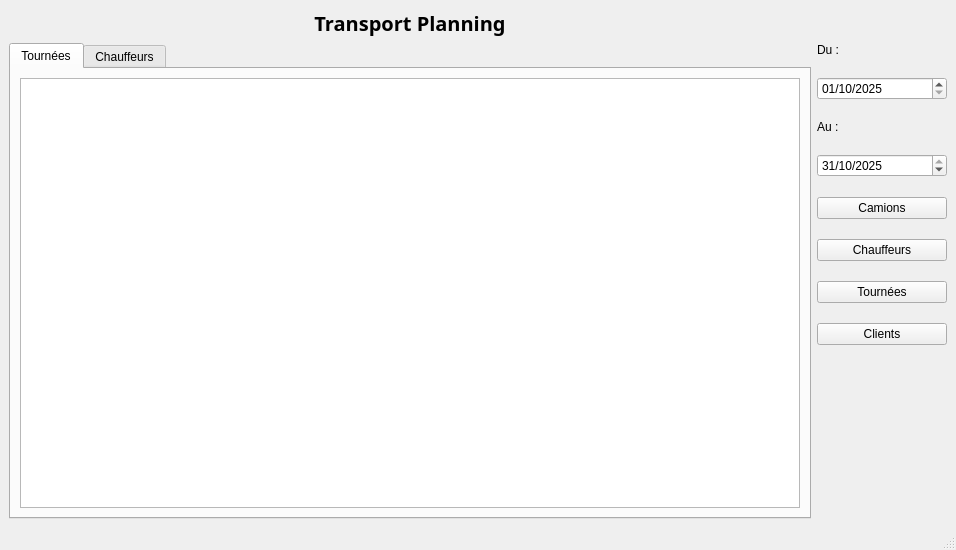
<?xml version="1.0" encoding="UTF-8"?>
<ui version="4.0">
 <class>MainWindow</class>
 <widget class="QMainWindow" name="MainWindow">
  <property name="geometry">
   <rect>
    <x>0</x>
    <y>0</y>
    <width>956</width>
    <height>550</height>
   </rect>
  </property>
  <property name="windowTitle">
   <string>Transport Planning</string>
  </property>
  <widget class="QWidget" name="centralwidget">
   <layout class="QGridLayout" name="gridLayout">
    <item row="1" column="0">
     <widget class="QTabWidget" name="tabWidget">
      <property name="currentIndex">
       <number>0</number>
      </property>
      <widget class="QWidget" name="tourneeTab">
       <attribute name="title">
        <string>Tournées</string>
       </attribute>
       <layout class="QVBoxLayout" name="verticalLayout_2">
        <item>
         <widget class="QTableWidget" name="tourneeTable"/>
        </item>
       </layout>
      </widget>
      <widget class="QWidget" name="chauffeurTab">
       <attribute name="title">
        <string>Chauffeurs</string>
       </attribute>
       <layout class="QVBoxLayout" name="verticalLayout_3">
        <item>
         <widget class="QTableWidget" name="chauffeurTable"/>
        </item>
       </layout>
      </widget>
     </widget>
    </item>
    <item row="0" column="0">
     <widget class="QLabel" name="titleLabel">
      <property name="font">
       <font>
        <family>Sans Serif</family>
        <pointsize>15</pointsize>
        <weight>75</weight>
        <bold>true</bold>
       </font>
      </property>
      <property name="text">
       <string>Transport Planning</string>
      </property>
      <property name="alignment">
       <set>Qt::AlignCenter</set>
      </property>
     </widget>
    </item>
    <item row="1" column="1">
     <layout class="QVBoxLayout" name="verticalLayout">
      <property name="spacing">
       <number>20</number>
      </property>
      <item>
       <layout class="QVBoxLayout" name="verticalLayout_4">
        <item>
         <widget class="QLabel" name="fromLabel">
          <property name="text">
           <string>Du :</string>
          </property>
         </widget>
        </item>
        <item>
         <widget class="QDateEdit" name="fromDateEdit">
          <property name="locale">
           <locale language="French" country="France"/>
          </property>
          <property name="dateTime">
           <datetime>
            <hour>0</hour>
            <minute>0</minute>
            <second>0</second>
            <year>2025</year>
            <month>10</month>
            <day>1</day>
           </datetime>
          </property>
          <property name="displayFormat">
           <string>dd/MM/yyyy</string>
          </property>
         </widget>
        </item>
        <item>
         <widget class="QLabel" name="toLabel">
          <property name="text">
           <string>Au :</string>
          </property>
         </widget>
        </item>
        <item>
         <widget class="QDateEdit" name="toDateEdit">
          <property name="locale">
           <locale language="French" country="France"/>
          </property>
          <property name="dateTime">
           <datetime>
            <hour>0</hour>
            <minute>0</minute>
            <second>0</second>
            <year>2025</year>
            <month>10</month>
            <day>31</day>
           </datetime>
          </property>
          <property name="displayFormat">
           <string>dd/MM/yyyy</string>
          </property>
         </widget>
        </item>
       </layout>
      </item>
      <item>
       <widget class="QPushButton" name="camionsButton">
        <property name="minimumSize">
         <size>
          <width>0</width>
          <height>0</height>
         </size>
        </property>
        <property name="text">
         <string>Camions</string>
        </property>
       </widget>
      </item>
      <item>
       <widget class="QPushButton" name="chauffeursButton">
        <property name="minimumSize">
         <size>
          <width>130</width>
          <height>0</height>
         </size>
        </property>
        <property name="text">
         <string>Chauffeurs</string>
        </property>
       </widget>
      </item>
      <item>
       <widget class="QPushButton" name="tourneesButton">
        <property name="text">
         <string>Tournées</string>
        </property>
       </widget>
      </item>
      <item>
       <widget class="QPushButton" name="clientsButton">
        <property name="text">
         <string>Clients</string>
        </property>
       </widget>
      </item>
      <item>
       <spacer name="verticalSpacer">
        <property name="orientation">
         <enum>Qt::Vertical</enum>
        </property>
        <property name="sizeHint" stdset="0">
         <size>
          <width>20</width>
          <height>40</height>
         </size>
        </property>
       </spacer>
      </item>
     </layout>
    </item>
   </layout>
  </widget>
  <widget class="QStatusBar" name="statusbar"/>
  <widget class="QMenuBar" name="menubar">
   <property name="enabled">
    <bool>true</bool>
   </property>
   <property name="geometry">
    <rect>
     <x>0</x>
     <y>0</y>
     <width>956</width>
     <height>20</height>
    </rect>
   </property>
  </widget>
 </widget>
 <resources/>
 <connections/>
</ui>
